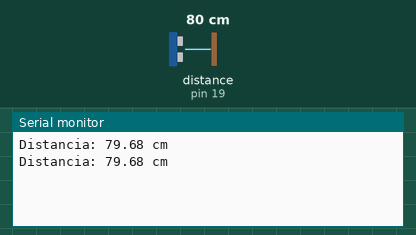
Recording of a sketch running on a simulated Arduino Uno, built with avr-gcc and run on an emulated ATmega328P. On the bench: the last lines printed to the serial monitor. Wiring (inferred from the names in the program): ultrasonic range finder: trigger pin 18; echo pin 19. The test bench sets the inputs (shaded band); at power-on: distance to the obstacle (sensor on pin 19) 80 cm. The echo pulse lasts 58.3 µs per cm.

Above: at 2.3 s.
2.4 s: distance to the obstacle (sensor on pin 19) set to 2 cm
At 3.9 s:
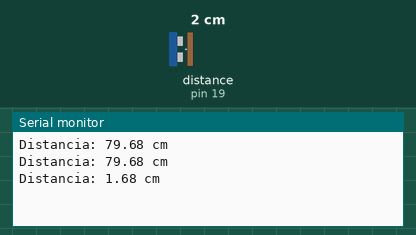
4.5 s: distance to the obstacle (sensor on pin 19) set to 4 cm
At 5.1 s:
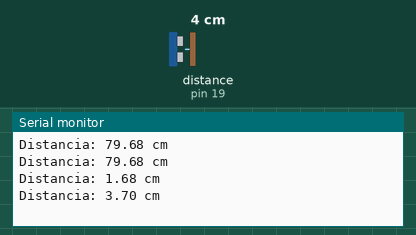
Timing chart, 0 to 7.5 s (numbered marks = the images above; inputs shaded):
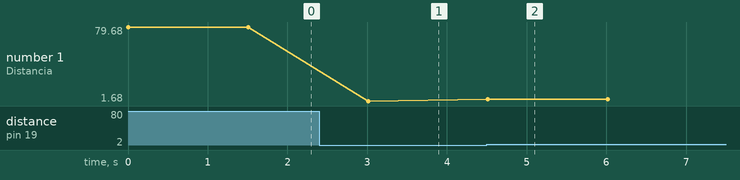

The sketch:

pruebaHC-SR04.ino
```cpp
#define TRIG_PIN 18
#define ECHO_PIN 19

void setup() {

  Serial.begin(115200);

  pinMode(TRIG_PIN, OUTPUT);
  pinMode(ECHO_PIN, INPUT);
}

void loop() {

  digitalWrite(TRIG_PIN, LOW);
  delayMicroseconds(2);

  digitalWrite(TRIG_PIN, HIGH);
  delayMicroseconds(10);
  digitalWrite(TRIG_PIN, LOW);

  long duracion = pulseIn(ECHO_PIN, HIGH);

  if (duracion == 0) {

    Serial.println("No se detectó eco");

  } else {

    float distancia = (0.0343*duracion)/2;

    Serial.print("Distancia: ");
    Serial.print(distancia);
    Serial.print(" cm\n");
    delay(1000);
  }

  delay(500);
}
```

Measured:
- after the input at 2.4 s, the serial monitor: prints a new line after 0.61 s (image 1)
- after the input at 4.5 s, the serial monitor: prints a new line at once (image 2)
- plotted number 1: 79.68 → 1.68 after the input at 2.4 s, 1.68 → 3.7 after the input at 4.5 s
